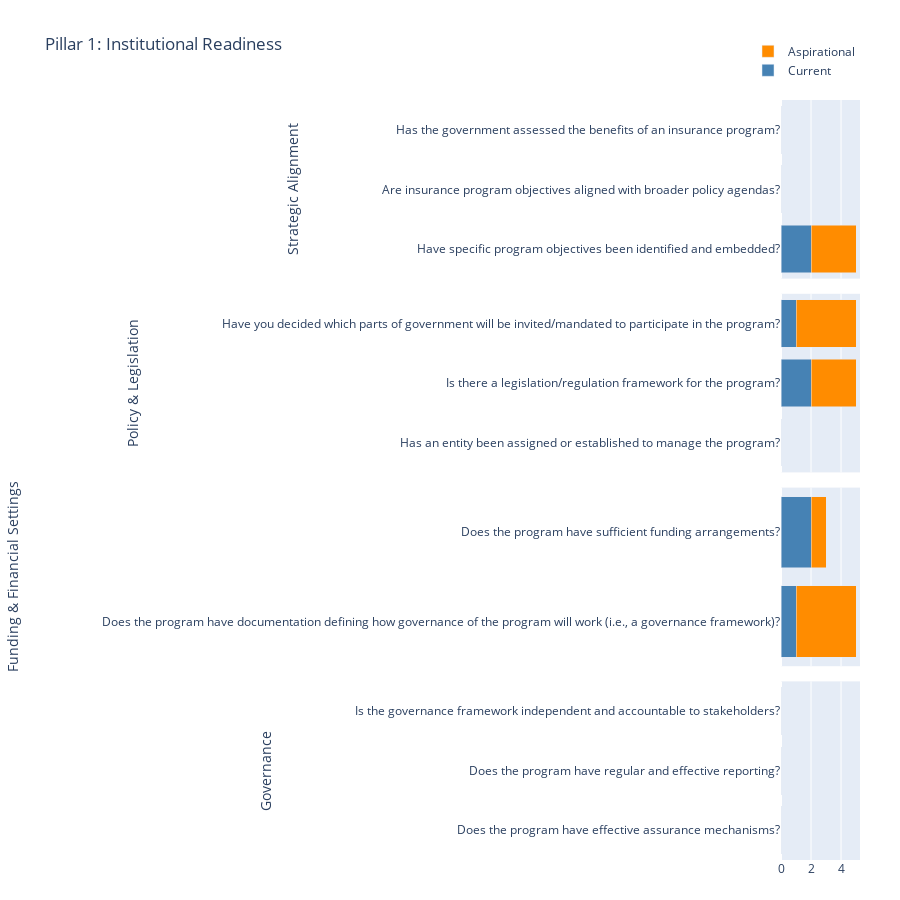

Notebook source saved alongside this figure:
### Code cell
import pandas as pd
import plotly.graph_objects as go
from plotly.subplots import make_subplots

# 1) Vos données
df = pd.DataFrame({
    "question": questions,
    "category": categories,
    "Current": current,
    "Aspirational": aspirational
})
cats = [
    "Strategic Alignment",
    "Policy & Legislation",
    "Funding & Financial Settings",
    "Governance"
]
colors = {"Current":"steelblue", "Aspirational":"darkorange"}

# 2) Créez vos subplots
fig = make_subplots(
    rows=4, cols=1,
    shared_xaxes=True,
    vertical_spacing=0.02,
    subplot_titles=[""]*4
)

# 3) Tracez les barres et mettez le titre Y=cat à chaque rangée
for i, cat in enumerate(cats, start=1):
    dfi = df[df.category==cat]
    # Barres empilées
    fig.add_trace(go.Bar(
        x=dfi["Current"], y=dfi["question"],
        orientation="h", marker_color=colors["Current"],
        name="Current" if i==1 else None,
        showlegend=(i==1)
    ), row=i, col=1)
    fig.add_trace(go.Bar(
        x=dfi["Aspirational"], y=dfi["question"],
        orientation="h", marker_color=colors["Aspirational"],
        name="Aspirational" if i==1 else None,
        showlegend=(i==1)
    ), row=i, col=1)

    # Inversion pour que la 1ʳᵉ question soit en haut
    fig.update_yaxes(
        categoryorder="array",
        categoryarray=dfi["question"][::-1],
        automargin=True,
        row=i, col=1
    )

    # Le seul “titre Y” qu’on utilise : le nom de la section
    fig.update_yaxes(
        title_text=cat,
        title_standoff=40,             # espace entre le texte et les labels
        title_font=dict(size=14),
        row=i, col=1
    )

# … après avoir tracé toutes vos barres et mis à jour l'axe X …

# 4) Mise en page générale : on augmente margin.l 
fig.update_layout(
    height=900,
    barmode="stack",
    title="Pillar 1: Institutional Readiness",
    margin=dict(l=300, r=40, t=100, b=40),   # <-- on passe de 220 à 300
    legend=dict(orientation="h", yanchor="bottom", y=1.02, xanchor="right", x=1)
)

# 5) On repositionne chaque titre Y plus loin à gauche
for i, cat in enumerate(cats, start=1):
    fig.update_yaxes(
        title_text=cat,
        title_standoff=80,                  # <-- on augmente l’espacement interne
        title_font=dict(size=14),
        row=i, col=1
    )

# (Re-affichez simplement le fig.show() ensuite)


fig.show()

### Figure 1 — Plotly figure (JSON) as saved in the notebook; plotly's stock layout.template omitted (floating-point values rounded to 4 significant figures)
{"data": [{"marker": {"color": "steelblue"}, "name": "Current", "orientation": "h", "showlegend": true, "type": "bar", "x": [0, 0, 2], "xaxis": "x", "y": ["Has the government assessed the benefits of an insurance program?", "Are insurance program objectives aligned with broader policy agendas?", "Have specific program objectives been identified and embedded?"], "yaxis": "y"}, {"marker": {"color": "darkorange"}, "name": "Aspirational", "orientation": "h", "showlegend": true, "type": "bar", "x": [0, 0, 3], "xaxis": "x", "y": ["Has the government assessed the benefits of an insurance program?", "Are insurance program objectives aligned with broader policy agendas?", "Have specific program objectives been identified and embedded?"], "yaxis": "y"}, {"marker": {"color": "steelblue"}, "orientation": "h", "showlegend": false, "type": "bar", "x": [1, 2, 0], "xaxis": "x2", "y": ["Have you decided which parts of government will be invited/mandated to participate in the program?", "Is there a legislation/regulation framework for the program?", "Has an entity been assigned or established to manage the program?"], "yaxis": "y2"}, {"marker": {"color": "darkorange"}, "orientation": "h", "showlegend": false, "type": "bar", "x": [4, 3, 0], "xaxis": "x2", "y": ["Have you decided which parts of government will be invited/mandated to participate in the program?", "Is there a legislation/regulation framework for the program?", "Has an entity been assigned or established to manage the program?"], "yaxis": "y2"}, {"marker": {"color": "steelblue"}, "orientation": "h", "showlegend": false, "type": "bar", "x": [2, 1], "xaxis": "x3", "y": ["Does the program have sufficient funding arrangements?", "Does the program have documentation defining how governance of the program will work\n(i.e., a governance framework)?"], "yaxis": "y3"}, {"marker": {"color": "darkorange"}, "orientation": "h", "showlegend": false, "type": "bar", "x": [1, 4], "xaxis": "x3", "y": ["Does the program have sufficient funding arrangements?", "Does the program have documentation defining how governance of the program will work\n(i.e., a governance framework)?"], "yaxis": "y3"}, {"marker": {"color": "steelblue"}, "orientation": "h", "showlegend": false, "type": "bar", "x": [0, 0, 0], "xaxis": "x4", "y": ["Is the governance framework independent and accountable to stakeholders?", "Does the program have regular and effective reporting?", "Does the program have effective assurance mechanisms?"], "yaxis": "y4"}, {"marker": {"color": "darkorange"}, "orientation": "h", "showlegend": false, "type": "bar", "x": [0, 0, 0], "xaxis": "x4", "y": ["Is the governance framework independent and accountable to stakeholders?", "Does the program have regular and effective reporting?", "Does the program have effective assurance mechanisms?"], "yaxis": "y4"}], "layout": {"barmode": "stack", "height": 900, "legend": {"orientation": "h", "x": 1, "xanchor": "right", "y": 1.02, "yanchor": "bottom"}, "margin": {"b": 40, "l": 300, "r": 40, "t": 100}, "title": {"text": "Pillar 1: Institutional Readiness"}, "xaxis": {"anchor": "y", "domain": [0, 1], "matches": "x4", "showticklabels": false}, "xaxis2": {"anchor": "y2", "domain": [0, 1], "matches": "x4", "showticklabels": false}, "xaxis3": {"anchor": "y3", "domain": [0, 1], "matches": "x4", "showticklabels": false}, "xaxis4": {"anchor": "y4", "domain": [0, 1]}, "yaxis": {"anchor": "x", "automargin": true, "categoryarray": ["Have specific program objectives been identified and embedded?", "Are insurance program objectives aligned with broader policy agendas?", "Has the government assessed the benefits of an insurance program?"], "categoryorder": "array", "domain": [0.765, 1.0], "title": {"font": {"size": 14}, "standoff": 80, "text": "Strategic Alignment"}}, "yaxis2": {"anchor": "x2", "automargin": true, "categoryarray": ["Has an entity been assigned or established to manage the program?", "Is there a legislation/regulation framework for the program?", "Have you decided which parts of government will be invited/mandated to participate in the program?"], "categoryorder": "array", "domain": [0.51, 0.745], "title": {"font": {"size": 14}, "standoff": 80, "text": "Policy & Legislation"}}, "yaxis3": {"anchor": "x3", "automargin": true, "categoryarray": ["Does the program have documentation defining how governance of the program will work\n(i.e., a governance framework)?", "Does the program have sufficient funding arrangements?"], "categoryorder": "array", "domain": [0.255, 0.49], "title": {"font": {"size": 14}, "standoff": 80, "text": "Funding & Financial Settings"}}, "yaxis4": {"anchor": "x4", "automargin": true, "categoryarray": ["Does the program have effective assurance mechanisms?", "Does the program have regular and effective reporting?", "Is the governance framework independent and accountable to stakeholders?"], "categoryorder": "array", "domain": [0, 0.235], "title": {"font": {"size": 14}, "standoff": 80, "text": "Governance"}}}}
